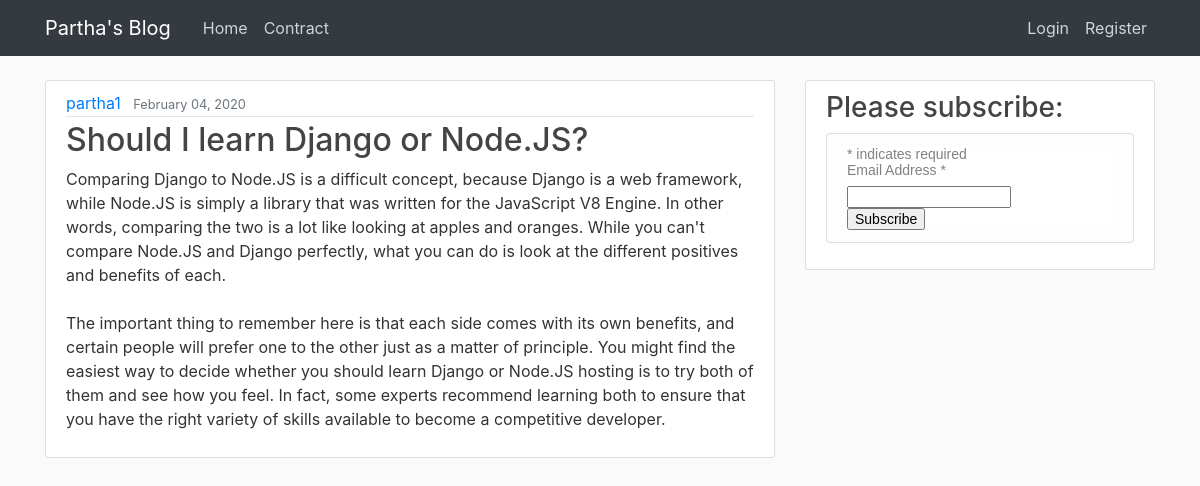
The page /post/19/ on the database its author committed.
### myapp/models.py (models this page shows, shortened)
class Post(models.Model):
    title = models.CharField(max_length=100)
    content = models.TextField()
    date_posted = models.DateTimeField(default=timezone.now)
    author = models.ForeignKey(User, on_delete=models.CASCADE)

### myapp/views.py (the view)
# urls.py: path('post/<int:pk>/', PostDetailView.as_view(template_name = 'post_details.html'), name='post-detail'),
class PostDetailView(DetailView):
    model = Post

### template/post_details.html (shortened to what this page needs)
{% extends "base.html" %}
{% block content %}
  <article class="media content-section">
    <div class="media-body">
      <div class="article-metadata">
        <a class="mr-2" href="{% url 'user-posts' post.author.username %}">{{ object.author }}</a>
        <small class="text-muted">{{ object.date_posted|date:"F d, Y" }}</small>
      </div>
      <h2 class="article-title">{{ object.title }}</h2>
      <p class="article-content">{{ object.content }}</p>
    </div>
  </article>
{% endblock content %}

### static/main.css (style rules this page uses)
body { background: #fafafa; color: #333333; margin-top: 5rem; }
h1, h2, h3, h4, h5, h6 { color: #444444; }
.content-section { background: #ffffff; padding: 10px 20px; border: 1px solid #dddddd; border-radius: 3px; margin-bottom: 20px; }
.article-title { color: #444444; }
.article-content { white-space: pre-line; }
.article-metadata { padding-bottom: 1px; margin-bottom: 4px; border-bottom: 1px solid #e3e3e3 }

### rows shown on the page
Post: author "partha1", date_posted "February 04, 2020", title "Should I learn Django or Node.JS?", content "Comparing Django to Node.JS is a difficult concept, because Django is a web framework, while Node.JS is simply a library that was written for the JavaScript V8 Engine. In other words, comparing the two is a lot like looking at apples and oranges. While you can't compare Node.JS and Django perfectly, what you can do is look at the different positives and benefits of each. The important thing to remember here is that each side comes with its own benefits, and certain people will prefer one to the other just as a matter of principle. You might find the easiest way to decide whether you should learn Django or Node.JS hosting is to try both of them and see how you feel. In fact, some experts…"
